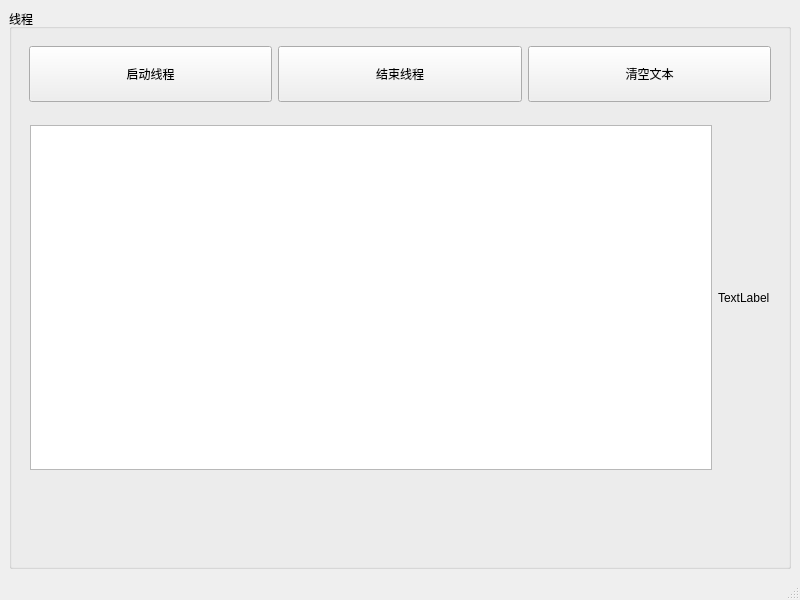
<?xml version="1.0" encoding="UTF-8"?>
<ui version="4.0">
 <class>MainWindow</class>
 <widget class="QMainWindow" name="MainWindow">
  <property name="geometry">
   <rect>
    <x>0</x>
    <y>0</y>
    <width>800</width>
    <height>600</height>
   </rect>
  </property>
  <property name="windowTitle">
   <string>MainWindow</string>
  </property>
  <widget class="QWidget" name="centralwidget">
   <layout class="QHBoxLayout" name="horizontalLayout">
    <item>
     <widget class="QGroupBox" name="groupBox">
      <property name="title">
       <string>线程</string>
      </property>
      <layout class="QVBoxLayout" name="verticalLayout" stretch="1,5,1">
       <item>
        <widget class="QWidget" name="widget_3" native="true">
         <layout class="QHBoxLayout" name="horizontalLayout_2">
          <property name="leftMargin">
           <number>8</number>
          </property>
          <property name="topMargin">
           <number>8</number>
          </property>
          <property name="rightMargin">
           <number>8</number>
          </property>
          <property name="bottomMargin">
           <number>8</number>
          </property>
          <item>
           <widget class="QPushButton" name="startThreadBtn">
            <property name="sizePolicy">
             <sizepolicy hsizetype="Expanding" vsizetype="Expanding">
              <horstretch>0</horstretch>
              <verstretch>0</verstretch>
             </sizepolicy>
            </property>
            <property name="text">
             <string>启动线程</string>
            </property>
           </widget>
          </item>
          <item>
           <widget class="QPushButton" name="stopThreadBtn">
            <property name="sizePolicy">
             <sizepolicy hsizetype="Expanding" vsizetype="Expanding">
              <horstretch>0</horstretch>
              <verstretch>0</verstretch>
             </sizepolicy>
            </property>
            <property name="text">
             <string>结束线程</string>
            </property>
           </widget>
          </item>
          <item>
           <widget class="QPushButton" name="clearThreadBtn">
            <property name="sizePolicy">
             <sizepolicy hsizetype="Expanding" vsizetype="Expanding">
              <horstretch>0</horstretch>
              <verstretch>0</verstretch>
             </sizepolicy>
            </property>
            <property name="text">
             <string>清空文本</string>
            </property>
           </widget>
          </item>
         </layout>
        </widget>
       </item>
       <item>
        <widget class="QWidget" name="widget" native="true">
         <layout class="QHBoxLayout" name="horizontalLayout_3">
          <item>
           <widget class="QPlainTextEdit" name="plainTextEdit"/>
          </item>
          <item>
           <widget class="QLabel" name="label">
            <property name="text">
             <string>TextLabel</string>
            </property>
           </widget>
          </item>
         </layout>
        </widget>
       </item>
       <item>
        <widget class="QWidget" name="widget_2" native="true"/>
       </item>
      </layout>
     </widget>
    </item>
   </layout>
  </widget>
  <widget class="QMenuBar" name="menubar">
   <property name="geometry">
    <rect>
     <x>0</x>
     <y>0</y>
     <width>800</width>
     <height>37</height>
    </rect>
   </property>
  </widget>
  <widget class="QStatusBar" name="statusbar"/>
 </widget>
 <resources/>
 <connections/>
</ui>
